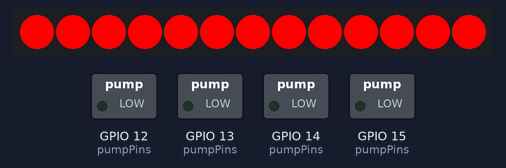
Simulated run of this program. Board: ESP8266 (Wemos D1 mini). Shown: 13 RGB LEDs in strip order, left to right, switched loads named in the program (green lamp = pin HIGH). WiFi joins after 1.5 s; servers stay silent unless stated; what the program prints to the serial monitor is not drawn.

Above: at 0.1 s.
At 1.56 s:
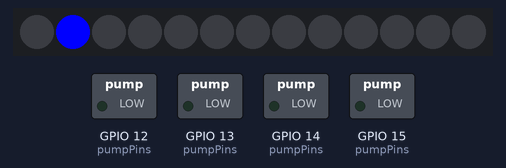
At 2.07 s:
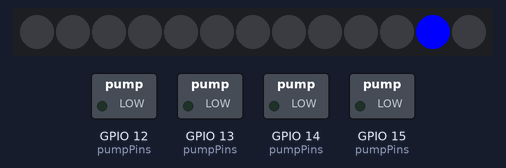
At 2.47 s:
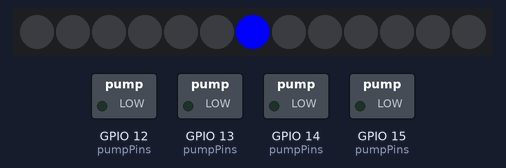

Measured:
- by itself, everything shown: repeats every 0.66 s, in 13 steps

The program:

main.cpp
```cpp
#include <Arduino.h>
#include "user_config.h"
#include "common.h"
#include <stdio.h>
#include "pump.cpp"

bool globalIsWifiConnected = false;
uint8_t pumpPins[] = PUMPS_PINS;
Pump *pumps = (Pump *)malloc(sizeof(Pump) * TOTAL_PUMPS);

void setup()
{
    Serial.begin(9600);
    for (uint8_t i = 0; i < TOTAL_PUMPS; i++)
    {
        pumps[i] = Pump(pumpPins[i]);
    }
    Serial.println("Hello from BB5");
    setupLedStrip();
    setupWifi();
    setupOta();
}

void loopPumps()
{
    return;
    static int i = -1;
    static unsigned long last = 0;
    unsigned long l = millis() - last;
    if (l < 500)
    {
        return;
    }
    if (i >= 0)
    {
        pumps[i].toggle();
    }
    i++;
    if (i == TOTAL_PUMPS)
    {
        i = 0;
    }
    pumps[i].toggle();

    last = millis();
}

void loop()
{
    loopLedStrip();
    loopWifi();
    loopOta();
    loopPumps();
}
```

common.h
```cpp
#ifndef COMMON_H
#define COMMON_H

extern bool globalIsWifiConnected;


void setupPanel();
void loopPanel();

void setupOta();
void loopOta();

void loopWifi();
void setupWifi();

void setupLedStrip();
void loopLedStrip();


#endif
```

ledstrip.cpp
```cpp
#include <Arduino.h>
#include "common.h"
#include "user_config.h"
#include <NeoPixelBus.h>

NeoPixelBus<NeoGrbFeature, Neo800KbpsMethod> strip1(PIXEL_COUNT, PIN_NEO_PIXEL);

void setupLedStrip()
{
    strip1.Begin();
    strip1.ClearTo(RgbColor(255, 0, 0));
    strip1.Show();
}

void loopLedStrip()
{
    static unsigned long last = 0;
    static uint8_t currentPixel = 0;
    if (!globalIsWifiConnected) {
        return;
    }
    unsigned long l = millis() - last;
    if (l<50) {
        return;
    }
    strip1.ClearTo(RgbColor(0,0,0));
    strip1.SetPixelColor(currentPixel,RgbColor(0,0,255));
    strip1.Show();
    currentPixel++;
    if (currentPixel==PIXEL_COUNT) {
        currentPixel = 0;
    }
    last = millis();
}
```

ota.cpp
```cpp
#include "common.h"
#include <ArduinoOTA.h>
#include "user_config.h"

#define OTA_INITIAL_STATE true


void setupOta() {
  ArduinoOTA.onStart([]() {
    String type;
    if (ArduinoOTA.getCommand() == U_FLASH) {
      type = "sketch";
    } else { // U_SPIFFS
      type = "filesystem";
    }
  });
  ArduinoOTA.begin();
}

void loopOta() {
  ArduinoOTA.handle();
}
```

pump.cpp
```cpp
#ifndef _PUMP
#define _PUMP
#include <Arduino.h>

class Pump
{
private:
    int _pin;
    bool _state;

public:
    Pump(uint8_t pin)
    {
        _pin = pin;
        _state = false;
        pinMode(_pin, OUTPUT);
        digitalWrite(_pin, _state);
    }
    void toggle()
    {
        _state = !_state;
        digitalWrite(_pin, _state);
    }
};

#endif
```

wifi.cpp
```cpp
#include <Arduino.h>
#include <ESP8266WiFi.h>
#include <ESP8266mDNS.h>
#include "user_config.h"
#include "common.h"
#include <WiFiManager.h>

void setupWifi()
{
  Serial.println("Entering WiFi setup");
  Serial.println("Starting WiFi Manager");
  WiFiManager wifiManager;
  WiFi.hostname(HOST_NAME);
  // wifiManager.resetSettings();
  wifiManager.setDebugOutput(true);
  if (!wifiManager.autoConnect(HOST_NAME))
  {
    ESP.reset();
  }
  MDNS.begin(HOST_NAME);
  globalIsWifiConnected = true;
}
void loopWifi()
{
}
```

user_config.h
```cpp
#ifndef _USER_CONFIG_H_
#define _USER_CONFIG_H_

// hardware

// pumps
#define TOTAL_PUMPS 4
#define PUMPS_PINS {14, 12, 13, 15}


#define PUMP_FLOW_ML_PER_SEC 100.0 / 60.0
#define PUMP_CLEAN_VOLUME 250

// Panel

#define PANEL_PIN_ENABLE 5
#define PANEL_PIN_LOAD 4
#define PANEL_PIN_CLOCK 0
#define PANEL_PIN_DATA 2

// neo
#define PIN_NEO_PIXEL 2
#define PIXEL_COUNT 13


// Logging
#define LOG_TO_SERIAL false
#define LOG_SIZE 20

// WiFi
#define HOST_NAME "bb5"

#endif
```
